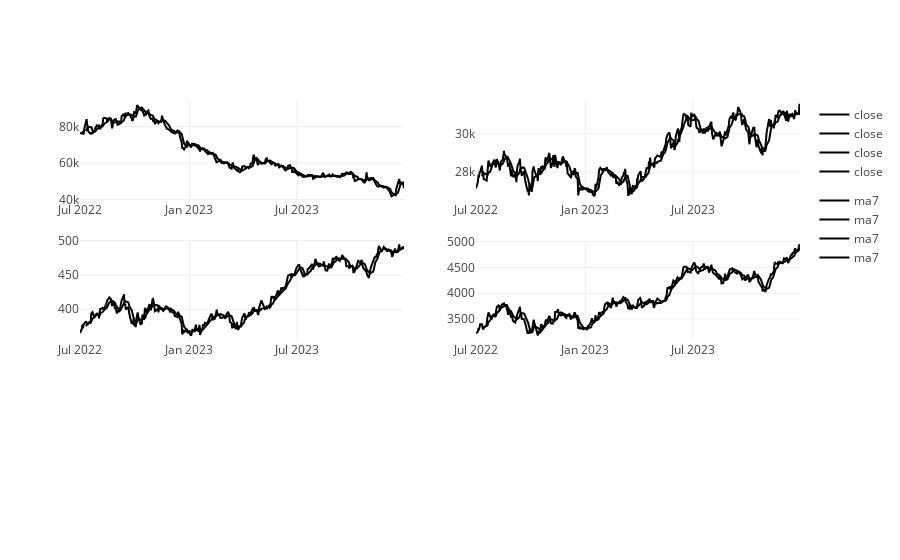

This figure's notebook cell:
### Code cell
from src.stock import create_stock_charts

fig = create_stock_charts(df, "2022-07-01")
fig.show()

### Figure 1 — Plotly figure (JSON) as saved in the notebook; plotly's stock layout.template omitted (floating-point values rounded to 4 significant figures; data arrays with more than 128 entries replaced by an {"elided": "..."} marker saying what was removed)
{"data": [{"hovertemplate": "variable=close<br>date=%{x}<br>value=%{y}<extra></extra>", "legendgroup": "close", "line": {"color": "#000001", "dash": "solid"}, "marker": {"symbol": "circle"}, "mode": "lines", "name": "close", "orientation": "v", "showlegend": true, "type": "scatter", "x": {"elided": "369 str values"}, "xaxis": "x", "y": {"elided": "369 int values"}, "yaxis": "y"}, {"hovertemplate": "variable=ma7<br>date=%{x}<br>value=%{y}<extra></extra>", "legendgroup": "ma7", "line": {"color": "#000002", "dash": "solid"}, "marker": {"symbol": "circle"}, "mode": "lines", "name": "ma7", "orientation": "v", "showlegend": true, "type": "scatter", "x": {"elided": "369 str values"}, "xaxis": "x", "y": {"elided": "369 float values"}, "yaxis": "y"}, {"hovertemplate": "variable=close<br>date=%{x}<br>value=%{y}<extra></extra>", "legendgroup": "close", "line": {"color": "#000001", "dash": "solid"}, "marker": {"symbol": "circle"}, "mode": "lines", "name": "close", "orientation": "v", "showlegend": true, "type": "scatter", "x": {"elided": "369 str values"}, "xaxis": "x2", "y": {"elided": "369 int values"}, "yaxis": "y2"}, {"hovertemplate": "variable=ma7<br>date=%{x}<br>value=%{y}<extra></extra>", "legendgroup": "ma7", "line": {"color": "#000002", "dash": "solid"}, "marker": {"symbol": "circle"}, "mode": "lines", "name": "ma7", "orientation": "v", "showlegend": true, "type": "scatter", "x": {"elided": "369 str values"}, "xaxis": "x2", "y": {"elided": "369 float values"}, "yaxis": "y2"}, {"hovertemplate": "variable=close<br>date=%{x}<br>value=%{y}<extra></extra>", "legendgroup": "close", "line": {"color": "#000001", "dash": "solid"}, "marker": {"symbol": "circle"}, "mode": "lines", "name": "close", "orientation": "v", "showlegend": true, "type": "scatter", "x": {"elided": "369 str values"}, "xaxis": "x3", "y": {"elided": "369 float values"}, "yaxis": "y3"}, {"hovertemplate": "variable=ma7<br>date=%{x}<br>value=%{y}<extra></extra>", "legendgroup": "ma7", "line": {"color": "#000002", "dash": "solid"}, "marker": {"symbol": "circle"}, "mode": "lines", "name": "ma7", "orientation": "v", "showlegend": true, "type": "scatter", "x": {"elided": "369 str values"}, "xaxis": "x3", "y": {"elided": "369 float values"}, "yaxis": "y3"}, {"hovertemplate": "variable=close<br>date=%{x}<br>value=%{y}<extra></extra>", "legendgroup": "close", "line": {"color": "#000001", "dash": "solid"}, "marker": {"symbol": "circle"}, "mode": "lines", "name": "close", "orientation": "v", "showlegend": true, "type": "scatter", "x": {"elided": "369 str values"}, "xaxis": "x4", "y": {"elided": "369 int values"}, "yaxis": "y4"}, {"hovertemplate": "variable=ma7<br>date=%{x}<br>value=%{y}<extra></extra>", "legendgroup": "ma7", "line": {"color": "#000002", "dash": "solid"}, "marker": {"symbol": "circle"}, "mode": "lines", "name": "ma7", "orientation": "v", "showlegend": true, "type": "scatter", "x": {"elided": "369 str values"}, "xaxis": "x4", "y": {"elided": "369 float values"}, "yaxis": "y4"}], "layout": {"xaxis": {"anchor": "y", "domain": [0, 0.45]}, "xaxis2": {"anchor": "y2", "domain": [0.55, 1]}, "xaxis3": {"anchor": "y3", "domain": [0, 0.45]}, "xaxis4": {"anchor": "y4", "domain": [0.55, 1]}, "xaxis5": {"anchor": "y5", "domain": [0, 0.45]}, "xaxis6": {"anchor": "y6", "domain": [0.55, 1]}, "yaxis": {"anchor": "x", "domain": [0.7333, 1]}, "yaxis2": {"anchor": "x2", "domain": [0.7333, 1]}, "yaxis3": {"anchor": "x3", "domain": [0.3667, 0.6333]}, "yaxis4": {"anchor": "x4", "domain": [0.3667, 0.6333]}, "yaxis5": {"anchor": "x5", "domain": [0, 0.2667]}, "yaxis6": {"anchor": "x6", "domain": [0, 0.2667]}}}
